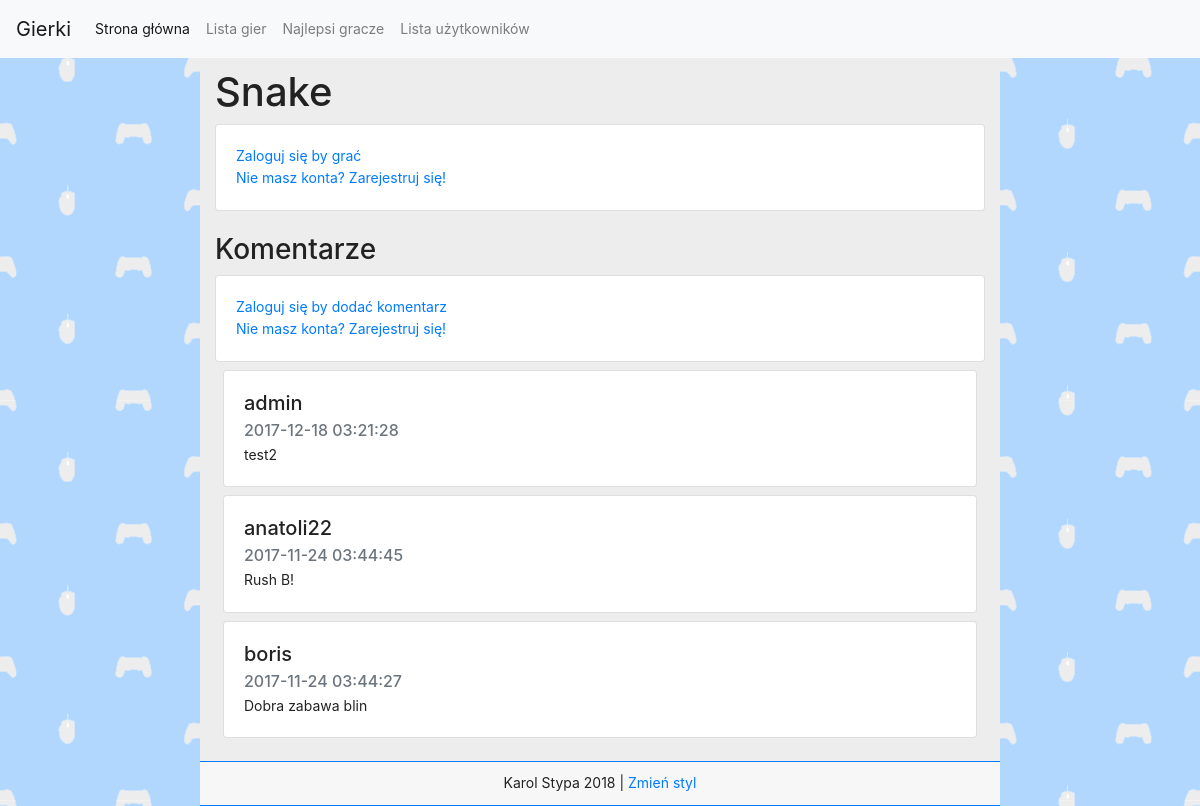
/game.php?id=1, run on the app's committed database.
### tables this page shows
CREATE TABLE `games` (
  `id` int(11) NOT NULL,
  `name` varchar(255) NOT NULL,
  `play_count` int(11) NOT NULL,
  `description` varchar(255) NOT NULL,
  `path` varchar(255) NOT NULL,
  `thumbnail` varchar(255) NOT NULL,
  `image1` varchar(255) NOT NULL,
  `image2` varchar(255) NOT NULL
);

CREATE TABLE `comments` (
  `id` int(11) NOT NULL,
  `game_id` int(11) NOT NULL,
  `user_id` int(11) NOT NULL,
  `timestamp` timestamp NOT NULL DEFAULT CURRENT_TIMESTAMP ON UPDATE CURRENT_TIMESTAMP,
  `text` text NOT NULL
);

CREATE TABLE `users` (
  `id` int(11) NOT NULL,
  `login` varchar(255) NOT NULL,
  `password` varchar(255) NOT NULL,
  `email` varchar(255) NOT NULL,
  `group_id` int(11) NOT NULL,
  `registered` int(11) NOT NULL,
  `last_login` int(11) NOT NULL,
  `ip` varchar(15) NOT NULL,
  `style` int(11) NOT NULL
);

### game.php (the view, shortened to what this page needs)
<?php
	require_once "session.php";
	if(!isset($_GET['id'])) {
		redirect('./gameslist.php');
	}
	else {
		$gidcheck = mysql_query("SELECT * FROM games WHERE id = ".$_GET['id']." limit 1;");
		while($row = mysql_fetch_assoc($gidcheck)){
			$gid = $_GET['id'];
			$game = $row['name'];
		}
	}
	if (!isset($_SESSION['loggedin'])) {
		$style = 0;
		$cardcolor = "";
	}
?>
<!DOCTYPE html>
<html>
	<head>
		<link rel="stylesheet" href="https://maxcdn.bootstrapcdn.com/bootstrap/4.0.0-beta.2/css/bootstrap.min.css">
		<?php
		if($style == 1) {
			echo '<link rel="stylesheet" href="./css/style-dark.css">';
		}
		else {
			echo '<link rel="stylesheet" href="./css/style.css">';
		}
		?>
	</head>
	<body>
		<?php include "navbar.php";
		?>
		<div class="container-fluid col-md-8 main">
			<h1><?php echo $game ?></h1>
			<?php
			if (!isset($_SESSION['loggedin'])){
					echo '
					<div class="card">
					<div class="card-body">
						<a href="./">Zaloguj się by grać</a>
						</br><a href="./register.php">Nie masz konta? Zarejestruj się!</a>
					</div>
					</div>
					';
			}
			?>
	      	<br>
		  	<?php
				if (!isset($_SESSION['loggedin'])){
						echo '<h3>Komentarze</h3>
						<div class="card">
						<div class="card-body">
							<a href="./">Zaloguj się by dodać komentarz</a>
							</br><a href="./register.php">Nie masz konta? Zarejestruj się!</a><br>
						</div>
						</div>';
				}
			$comments_query = "SELECT A.timestamp, A.text, B.login as username
			                  FROM comments A
			                  Join users B
			                  on B.id = A.user_id
			                  WHERE A.game_id = ".$gid."
			                  ORDER BY A.timestamp DESC";
			$com_result = mysql_query($comments_query);
			while($row = mysql_fetch_assoc($com_result)) {
				echo '<div class="card '.$cardcolor.' m-2" style="">
					  	<div class="card-body">
							<h5 class="card-title">'.$row['username'].'</h5>
							<h6 class="card-subtitle mb-1 text-muted">'.$row['timestamp'].'</h6>
						  	<p class="card-text">'.$row['text'].'</p>
					  	</div>
					</div>';
			}
			?>
	    </div>
  	</body>
</html>

### css/style.css (style rules this page uses)
body { font-size: 14px; line-height: 1.6; background-image: url(../img/bg.png); color: #222222; height: 100%; min-height: 100%; }
.main { padding-top: 10px; background-color: #EDEDED; padding-bottom: 15px; min-height: 100%; }
.footer { text-align: center; background-color: #F7F7F7!important; padding: 10px; border-top: 1px solid #007BFF; border-bottom: 1px solid #007BFF; }

### data on the page
games: name "Snake"
comments: user.login "admin", timestamp "2017-12-18 03:21:28", text "test2"
comments: user.login "anatoli22", timestamp "2017-11-24 03:44:45", text "Rush B!"
comments: user.login "boris", timestamp "2017-11-24 03:44:27", text "Dobra zabawa blin"
